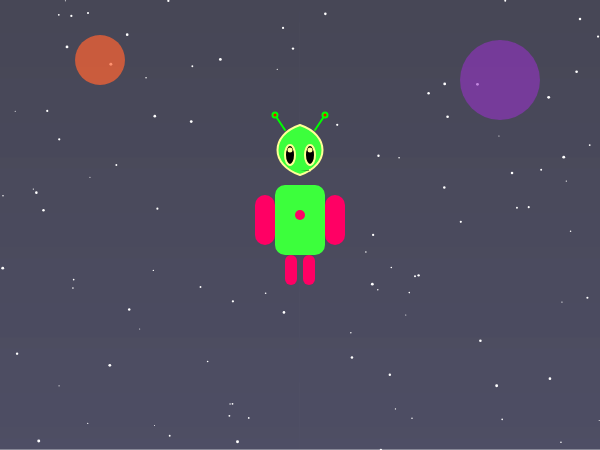
Frame 1 (no input)
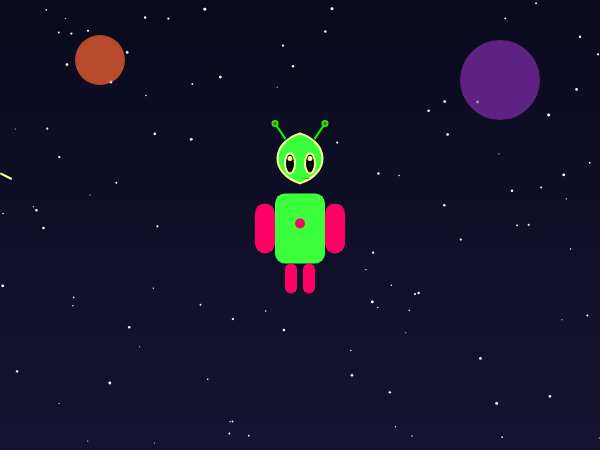
Frame 60 (no input)
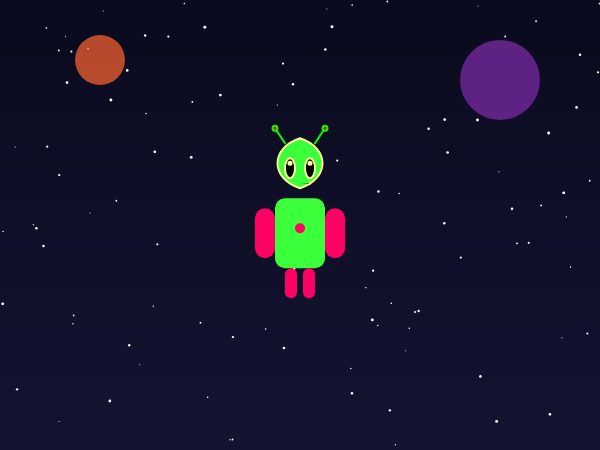
Frame 120 (the mouse pressed at the canvas centre since frame 60)

The p5.js sketch that drew these frames (run headless with seeded random() and noise() and a simulated clock; from frame 60 on, the mouse is pressed at the canvas centre):

// p5.js sketch
// ── sketch.js
let stars = [];
let shootingStars = [];
let alienY = 0;
let alienDirection = 1;

function setup() {
  createCanvas(600, 450);
  angleMode(DEGREES);

  // Regular stars
  for (let i = 0; i < 100; i++) {
    stars.push({ x: random(width), y: random(height), size: random(1, 3) });
  }
}

function draw() {
  drawBackground();
  drawStars();
  drawPlanets();
  handleShootingStars();
  drawAlien(width / 2, height / 2 + alienY);
  moveAlien();
}


function drawBackground() {
  for (let y = 0; y < height; y++) {
    let inter = map(y, 0, height, 0, 1);
    let c = lerpColor(color(10, 10, 30), color(20, 20, 50), inter);
    stroke(c);
    line(0, y, width, y);
  }
}


function drawStars() {
  noStroke();
  for (let s of stars) {
    fill(255);
    ellipse(s.x, s.y, s.size);
    s.y += 0.3; 
    if (s.y > height) {
      s.y = 0;
      s.x = random(width);
    }
  }
}

// Planet glow
function drawPlanets() {
  noStroke();
  fill(150, 50, 200, 150);
  ellipse(500, 80, 80, 80);

  fill(255, 100, 50, 180);
  ellipse(100, 60, 50, 50);
}


function handleShootingStars() {
  
  if (random(1) < 0.01) {
    shootingStars.push({
      x: random(width),
      y: random(height / 2),
      speedX: -2,
      speedY: 1
    });
  }

  
  stroke(255, 255, 150);
  strokeWeight(2);
  for (let i = shootingStars.length - 1; i >= 0; i--) {
    let s = shootingStars[i];
    line(s.x, s.y, s.x + 10, s.y + 5);
    s.x += s.speedX;
    s.y += s.speedY;

    
    if (s.x < -20 || s.y > height + 20) {
      shootingStars.splice(i, 1);
    }
  }
}


function drawAlien(x, y) {
  push();
  translate(x, y);

  
  fill(60, 255, 60);
  beginShape();
  vertex(0, -50);
  bezierVertex(30, -60, 30, -90, 0, -100);
  bezierVertex(-30, -90, -30, -60, 0, -50);
  endShape(CLOSE);


  fill(0);
  ellipse(-10, -70, 10, 20);
  ellipse(10, -70, 10, 20);
  fill(255);
  ellipse(-10, -75, 3, 3);
  ellipse(10, -75, 3, 3);

  
  fill(0);
  arc(0, -55, 20, 10, 0, PI);

 
  stroke(0, 255, 0);
  strokeWeight(2);
  line(-15, -95, -25, -110);
  line(15, -95, 25, -110);
  fill(255, 0, 0);
  ellipse(-25, -110, 5);
  ellipse(25, -110, 5);
  noStroke();

  
  fill(60, 255, 60);
  rect(-25, -40, 50, 70, 10);

  
  fill(255, 0, 100);
  ellipse(0, -10, 10);

 
  rect(-45, -30, 20, 50, 10);
  rect(25, -30, 20, 50, 10);

 
  rect(-15, 30, 12, 30, 10);
  rect(3, 30, 12, 30, 10);

  pop();
}


function moveAlien() {
  alienY += alienDirection * 1.2;
  if (alienY > 15 || alienY < -15) {
    alienDirection *= -1;
  }
}
